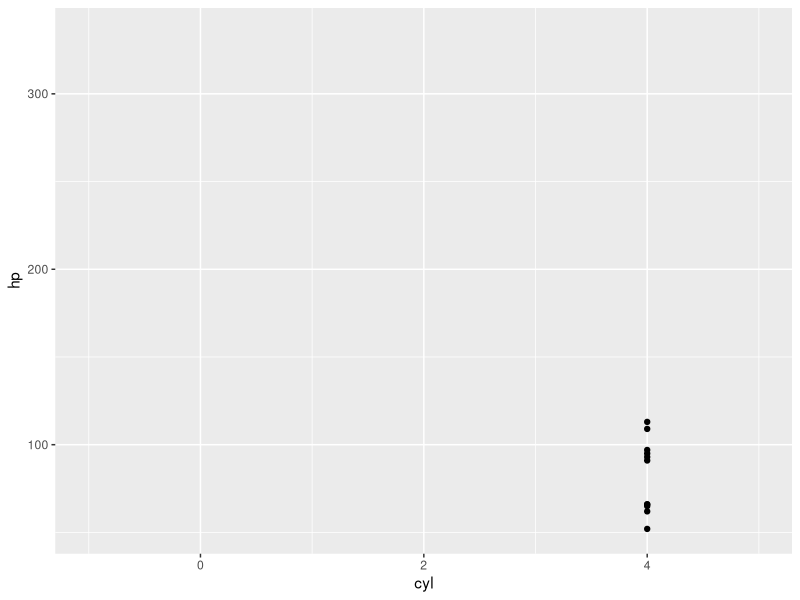
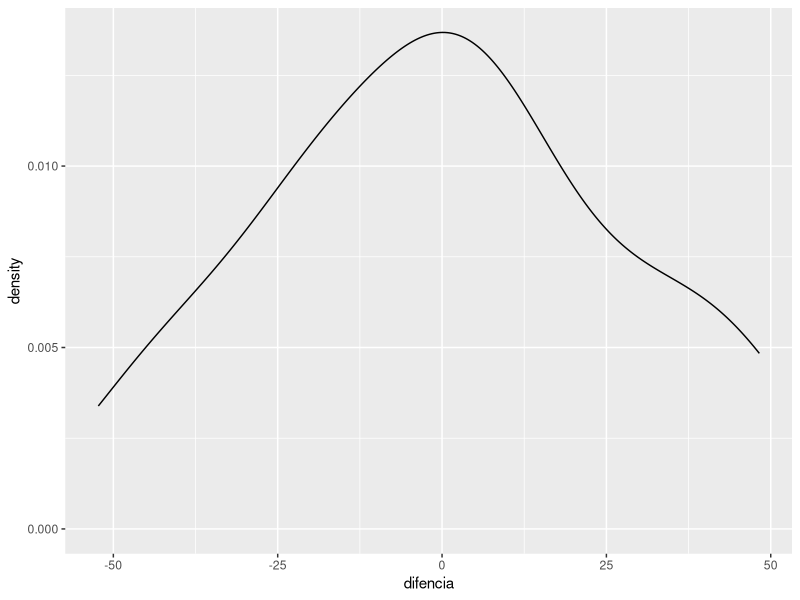

Source code (R) for these figures, in order:
## ---- chunk 1
library(tidyverse, quietly = TRUE, warn.conflicts = FALSE ) 
mtcars
## ---- chunk 2
library(tidyverse, quietly = TRUE, warn.conflicts = FALSE )
my_model <- lm(cyl ~ hp, data = mtcars)
## ---- chunk 3
mtcars %>% 
  ggplot(aes(cyl, hp))+
  geom_point()+
  geom_smooth(method="lm")+
  xlim(c(-1,5))
## ---- chunk 4
my_model
## ---- chunk 5
summary(my_model)
## ---- chunk 6
my_model2 <- lm(mpg ~ hp + gear + carb + cyl, data = mtcars)
## ---- chunk 7
summary(my_model2)
## ---- chunk 8
my_model3 <- lm(gear ~ cyl + mpg + carb + hp, data = mtcars)
summary(my_model3)
## ---- chunk 9
my_model3 <- lm(cyl ~ gear + mpg + carb + hp, data = mtcars)
summary(my_model3)
## ---- chunk 10
my_model3 <- lm(carb ~ cyl + mpg + gear + hp, data = mtcars)
summary(my_model3)
## ---- chunk 11
my_model3 <- lm(hp ~ cyl + mpg + carb + gear, data = mtcars)
summary(my_model3)
## ---- chunk 12
test <- mtcars %>%
  slice_sample(n=10)
## ---- chunk 13
predict(my_model3, newdata = test)
## ---- chunk 14
my_data2 <- data.frame(x=predict(my_model3),y=mtcars$hp)
## ---- chunk 15
my_data2$difencia <- my_data2$x-my_data2$y
## ---- chunk 16
my_data2 %>%
  ggplot(aes(difencia))+
  geom_density()
